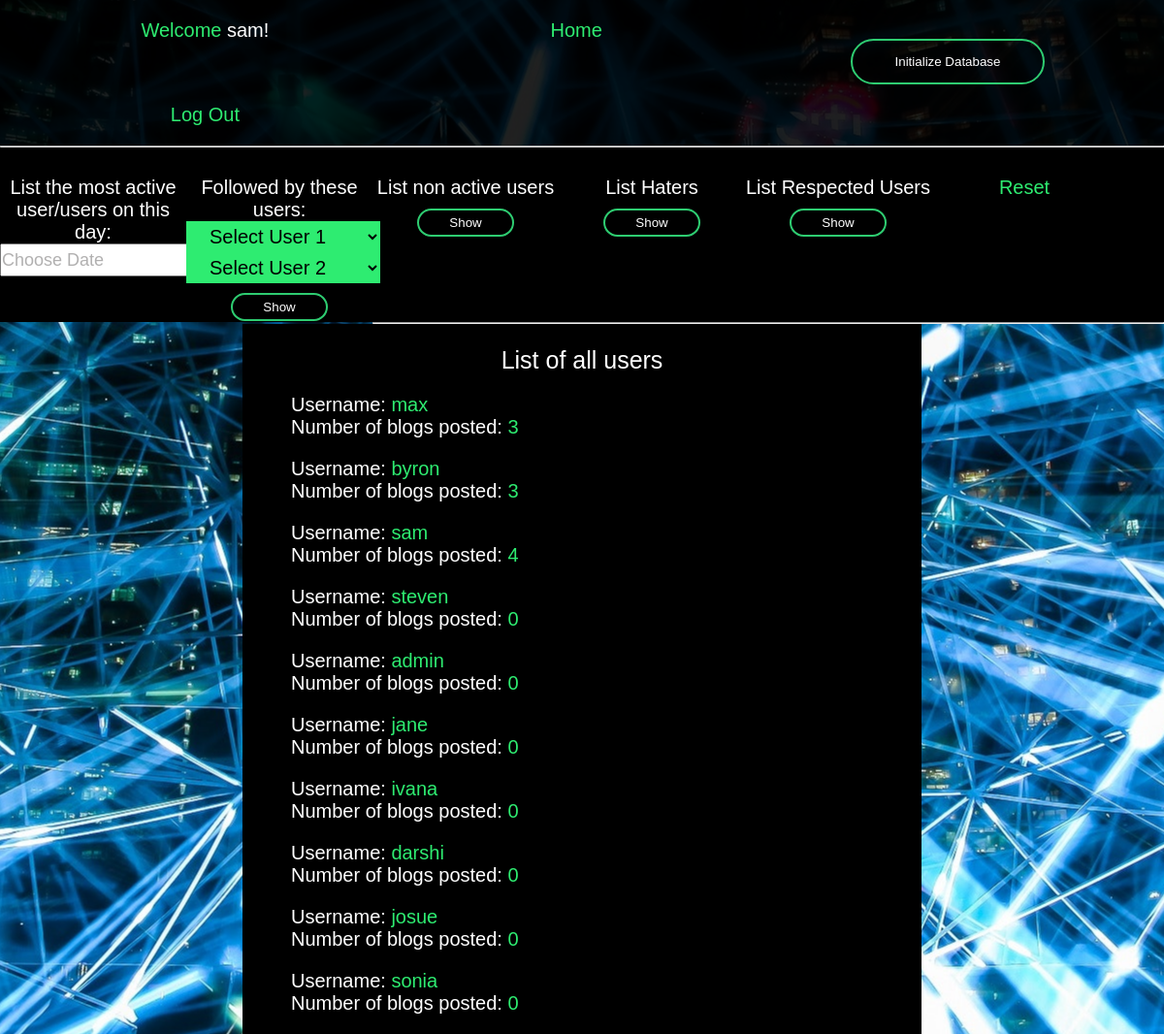
Screenshot of /users.php (signed in) with the database file from the repository.
### tables this page shows
CREATE TABLE `users` (
  `id` int(11) NOT NULL,
  `username` varchar(100) NOT NULL,
  `firstname` varchar(50),
  `lastname` varchar(50),
  `email` varchar(100) NOT NULL,
  `password` varchar(100) NOT NULL
);

### users.php (the view, shortened to what this page needs)
<?php
$db = mysqli_connect('localhost', 'john', 'pass1234', 'registration');
function listUsers($db) {
    if(isset($_GET["date-input"])){
        $selected_date = $_GET["date-input"];
        $sql_users = "SELECT number_of_posts, username, date
                        FROM( SELECT COUNT(*) AS number_of_posts, users.username, blog.date, RANK() OVER (ORDER BY number_of_posts DESC) AS rk
						            FROM blog JOIN users ON users.id = blog.user_id
                                    WHERE blog.date = '$selected_date'
                                    GROUP BY users.username
                                    ORDER BY number_of_posts DESC ) t
                        WHERE rk <= 1";
        $result_users = mysqli_query($db, $sql_users);
        usersHeader("Most actice user/users on <span style='color:#2eec71;'>".$selected_date."<span>");
        if ($result_users->num_rows > 0) {
            while($row_user = $result_users->fetch_assoc()) {
                echo "<div class = 'section-user'>";
                echo    "<br>";
                echo    "<p style='color:white'>Username: <span class='hello'>" . $row_user['username'] . "</span></p>";
                echo    "<p style='color:white'>Number of blogs posted on <span class='hello'>". $row_user['date'] ."</span>:&nbsp&nbsp". $row_user['number_of_posts'] . "</p>";
                echo "</div>";
            }
        } else {
            echo "<div class = 'section-user'>";
            echo "<br><br><p>No blogs were posted on <span class='hello'>".$selected_date."</span></p>";
            echo "</div>";
        }
    }
    else {
        $sql_users = "SELECT * FROM users";
        $result_users = mysqli_query($db, $sql_users);
        usersHeader("List of all users");
        while($row_user = $result_users->fetch_assoc()) {
            $user_id = $row_user['id'];
            $sql_blogs = "SELECT COUNT(*) as blog_count FROM blog WHERE user_id = $user_id";
            $result_blogs = mysqli_query($db, $sql_blogs);
            $row_blogs = $result_blogs->fetch_assoc();
            echo "<div class = 'section-user'>";
            echo    "<p style='color:white'>Username: <span class='hello'>" . $row_user['username'] . "</span></p>";
            echo    "<p style='color:white'>Number of blogs posted: <span class='hello'>" . $row_blogs['blog_count'] . "</span></p>";
            echo "</div>";
        }
    }
}
function usersHeader($str) {
    echo "<div class = 'section-user'>";
        echo    "<br>";
        echo    "<p style='color:white;text-align:center;font-size:25px;'>".$str."</p>";
        echo "</div>";
}
?>
<!DOCTYPE html>
<html>
<head>
    <link rel="stylesheet" href="./style.css">
</head>
<body>
<div class = "login">
    <div class= "row">
        <div class = "column">
            <?php
                echo '<p class="hello" style="display:inline">Welcome </p>';
                echo ($_SESSION["username"]);
                echo '!';
            ?>
        </div>
        <div class ="column">
            <?php
                echo "<a class='hello' name='create-post' href='home.php'>Home</a>";
            ?>
        </div>
        <div class="column">
            <form class="box3" method="POST" action="#">
                <input type="submit" name="test" id="test" value="Initialize Database" />
            </form>
        </div>
        <div class ="column">
            <?php
                echo "<a class='hello' name='logout' href='login.php' >Log Out</a>";
            ?>
        </div>
    </div>
</div>
<hr>
<div class = "filter-menu">
    <div id = "row">
        <div class = "column-filter">
            <link rel="stylesheet" href="//code.jquery.com/ui/1.12.1/themes/base/jquery-ui.css">
            <link rel="stylesheet" href="/resources/demos/style.css">
            <form id="date-picker">List the most active user/users on this day:  <input type="text" name="date-input" autocomplete="off" id="datepicker" placeholder ="Choose Date" onchange='this.form.submit()'>
            </form>
        </div>
        <div class = "column-filter">
            <p>Followed by these users:</p>
            <form class="submit-fliter">
            <select  name='user-1' id='select-user'>;
                <option value="none">
                    <?php if(isset($_GET["menu"])){ echo $_GET["menu"];} else { echo "Select User 1"; } ?>
                </option>
            </select>
            <select  name='user-2' id='select-user'>;
                <option value="none">
                    <?php if(isset($_GET["menu"])){ echo $_GET["menu"];} else { echo "Select User 2"; } ?>
                </option>
            </select> <br>
            <input class="form-input" type="submit" name="submit-users" value="Show" onchange='this.form.submit()' /></form>
        </div>
        <div class = "column-filter">
            <p>List non active users</p>
            <form class="submit-fliter"><input class="form-input" type="submit" name="non-active" value="Show" onchange='this.form.submit()' /></form>
        </div>
        <div class = "column-filter">
            <p>List Haters</p>
            <form class="submit-fliter"><input class="form-input" type="submit" name="haters" value="Show" onchange='this.form.submit()' /></form>
        </div>
        <div class = "column-filter">
            <p>List Respected Users</p>
            <form class="submit-fliter"><input class="form-input" type="submit" name="respected" value="Show" onchange='this.form.submit()' /></form>
        </div>
        <div class ="column-filter">
            <?php
                echo "<a class='hello' name='reset' href='users.php'>Reset</a>";
            ?>
        </div>
    </div>
</div>
<hr>
<div id = "user-section">
    <?php
        listUsers($db);
    ?>
</div>
</body>
</html>

### style.css (style rules this page uses)
* { margin: 0%; padding: 0%; }
body { margin: 0; padding: 0; font-family: sans-serif; background: url(pic5.jpg) center center fixed; }
.login { color: white; background-color: #000000de; text-align: center; padding: 20px 20px; text-decoration: none; font-size: 20px; }
::placeholder { color: white; opacity: 1; }
::placeholder { color: rgba(165, 164, 164, 0.87); opacity: 1; }
.box3 input[type="submit"] { border: 0; background: none; display: block; margin: 20px auto; text-align: center; border: 2px solid #2ecc71; padding: 14px 40px; width: 200px; outline: none; color: white; border-radius: 24px; transition: 0.25s; cursor: pointer; }
.column { float: left; width: 33%; }
.row:after { content: ""; display: table; clear: both; }
.hello { color: #2eec71; text-decoration: none; font-size: 20px; }
body { font-family: "Lucida Grande", "Lucida Sans Unicode", geneva, verdana, sans-serif; font-size: 20px; color: #777; }
.section-user { width: 600px; margin: 0 auto; padding-left: 50px; padding-right: 50px; padding-bottom: 20px; background: black; }
.filter-menu { color: white; background-color: #000000; text-align: center; padding-top: 30px; padding-bottom: 150px; font-size: 20px; }
.column-filter { float: left; width: 16%; }
#select-user { border: 1px solid var(--select-border); padding: 0.2em 1.0em; cursor: pointer; width: 200px; font-size: 20px; background-color: #2eec71; background-image: linear-gradient(to top, #2eec71, #2eec71); }
#date-picker input[type="text"] { height: 30px; font-size: large; }
.submit-fliter input[type="submit"] { border: 0; background: none; display: block; margin: 10px auto; text-align: center; border: 2px solid #2ecc71; padding: 5px; width: 100px; outline: none; color: white; border-radius: 24px; transition: 0.25s; cursor: pointer; }

### rows the page displays
users: username "max", blog_count "3"
users: username "byron", blog_count "3"
users: username "sam", blog_count "4"
users: username "steven", blog_count "0"
users: username "admin", blog_count "0"
users: username "jane", blog_count "0"
users: username "ivana", blog_count "0"
users: username "darshi", blog_count "0"
users: username "josue", blog_count "0"
users: username "sonia", blog_count "0"

### other values shown
$_SESSION["username"] "sam"
$str "List of all users"
